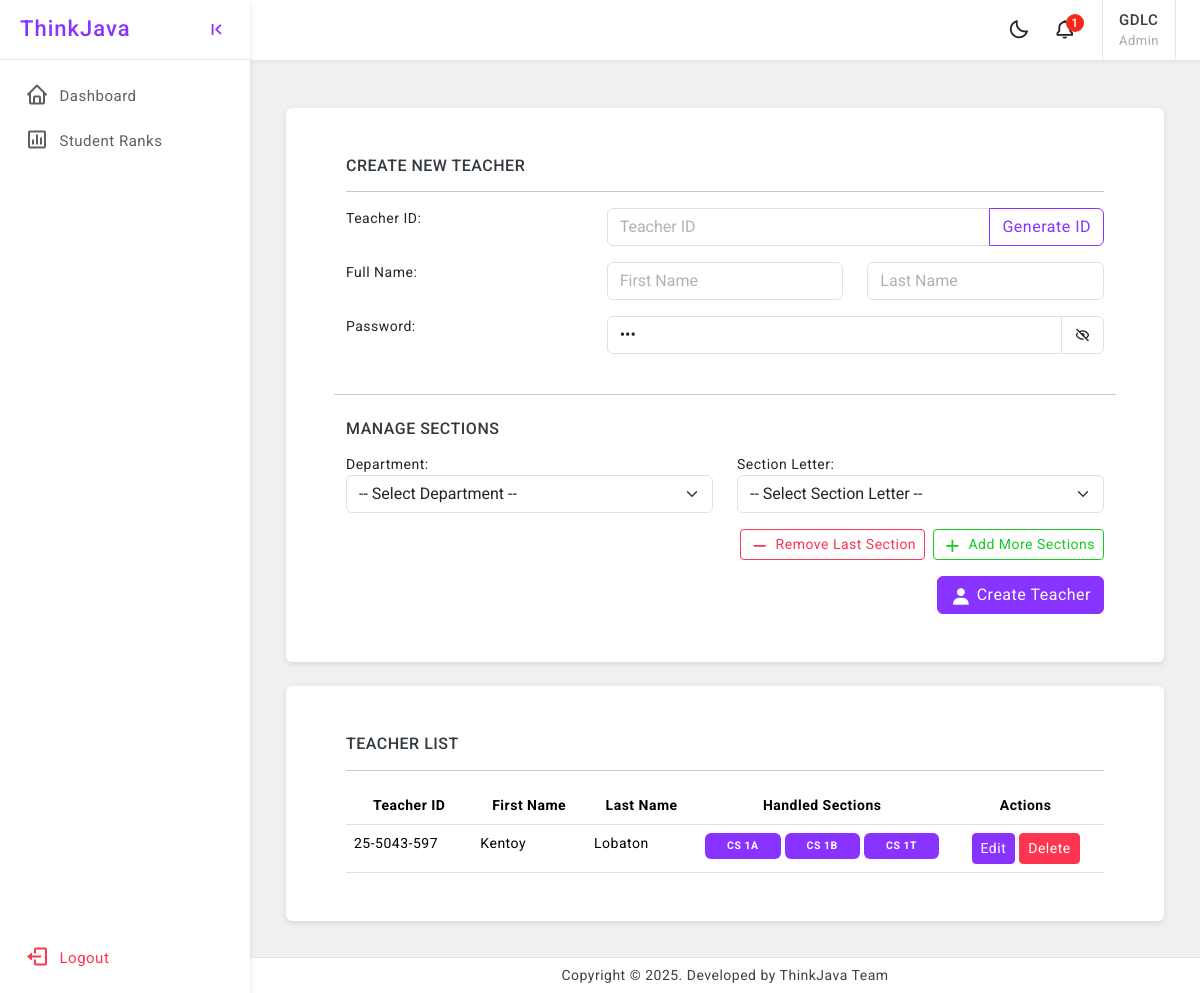
The app's page /create-teacher/ (signed in), older data.
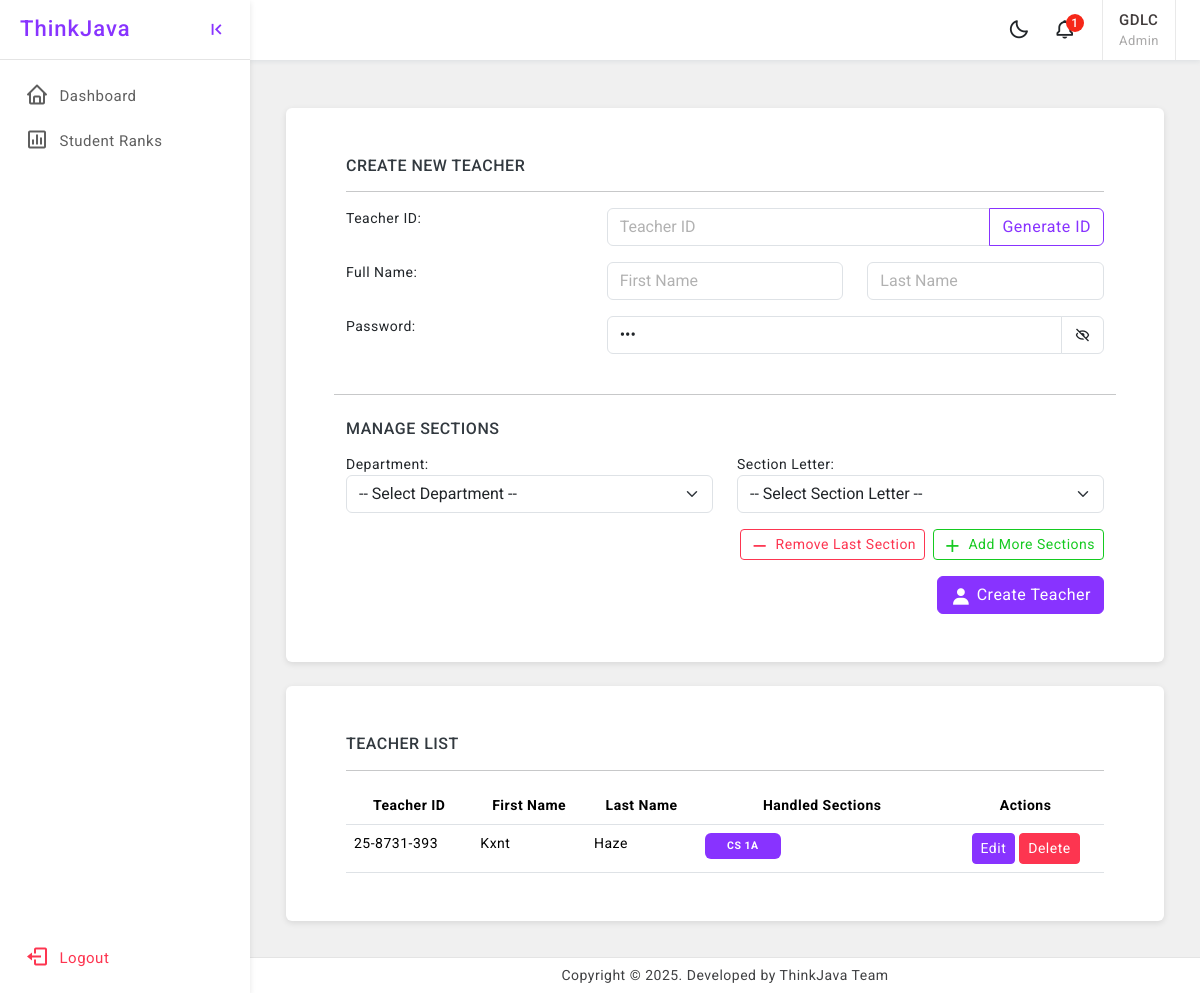
The same page, newer data.
### StudentManagementSystem/models/teachers.py (models this page shows, shortened)
class Teacher(models.Model):
    teacher_id = models.CharField(max_length=50, unique=True)
    first_name = models.CharField(max_length=150)
    last_name = models.CharField(max_length=150)
    date_of_birth = models.DateField(null=True, blank=True)
    password = models.CharField(max_length=128)  # store hashed passwords ideally
    role = models.CharField(
        max_length=20,
        choices=Role.choices,
        default=Role.TEACHER  # Default to 'Teacher' role
    )

### StudentManagementSystem/views/admin/manage_teachers.py (the view, shortened to what this page needs)
def create_teacher(request):
    admin_id = request.session.get('user_id')
    if not admin_id:
        return redirect('unified_login')
    context = get_teacher_context(admin_id)
    return render(request, 'admin/teacher_form.html', context)

### StudentManagementSystem/models/section.py (called while the page is built)
    def __str__(self):
        return f"{self.department.name} {self.year_level.year}{self.letter}"  # e.g., "CS 1A"

### StudentManagementSystem/views/admin/manage_teachers.py (called while the page is built)
def get_teacher_context(admin_id, message_container_id='create_message'):
    admin = SimpleAdmin.objects.get(id=admin_id)
    departments = Department.objects.all()
    teachers = Teacher.objects.all()
    teachers_with_sections = []
    for teacher in teachers:
        handled_sections = teacher.handled_sections.all()
        section_names = [str(handled_section.section) for handled_section in handled_sections]
        teachers_with_sections.append({
            'teacher': teacher,
            'section_names': section_names
        })
    context = {
        'departments': departments,
        'username': admin.username,
        'role': Role.ADMIN,
        'teachers_with_sections': teachers_with_sections,
        'message_container_id': message_container_id,
    }
    return context

### StudentManagementSystem/templates/admin/teacher_form.html (shortened to what the changed rows need)
{% extends 'base.html' %}
{% load static %}
{% block content %}
    <div class="page-wrapper">
    <div class="row p-5">
        {% include 'admin/teacher_list.html' %}
    </div>
{% endblock %}

### StudentManagementSystem/templates/admin/teacher_list.html (shortened to what this page needs)
<div class="card" id="teacher_table">
    <div class="card-body p-5">
        <h6 class="mb-0 text-uppercase">Teacher List</h6>
        <hr>
        <table class="table mb-0 table-hover">
            <thead>
            <tr class="text-center">
                <th scope="col">Teacher ID</th>
                <th scope="col">First Name</th>
                <th scope="col">Last Name</th>
                <th scope="col">Handled Sections</th>
                <th scope="col">Actions</th>
            </tr>
            </thead>
            <tbody>
            {% for item in teachers_with_sections %}
                <tr>
                    <td>{{ item.teacher.teacher_id }}</td>
                    <td>{{ item.teacher.first_name }}</td>
                    <td>{{ item.teacher.last_name }}</td>
                    <td style="width: 250px">
                        <div class="row row-cols-3 g-1">
                            {% for section_name in item.section_names %}
                                <div class="col">
                                    <span class="badge bg-primary px-3 py-2 text-center w-100">{{ section_name }}</span>
                                </div>
                            {% empty %}
                                <span class="text-muted">No section(s) assigned.</span>
                            {% endfor %}
                        </div>
                    </td>
                    <td class="text-center">
                        <button type="button" class="btn btn-primary btn-sm"
                                onclick="openEditModal({{ item.teacher.id }})">
                            Edit
                        </button>
                        <button type="button" class="btn btn-danger btn-sm"
                                onclick="deleteTeacher({{ item.teacher.id }})">
                            Delete
                        </button>
                    </td>
                </tr>
            {% empty %}
                <tr>
                    <td colspan="5" class="text-center font-22">No teachers found.</td>
                </tr>
            {% endfor %}
            </tbody>
        </table>
    </div>
</div>

Row changes from the older to the newer data that the page shows:
removed Teacher: teacher.teacher_id "25-5043-597", teacher.first_name "Kentoy", teacher.last_name "Lobaton", section_names "CS 1A" "CS 1B" "CS 1T"
added Teacher: teacher.teacher_id "25-8731-393", teacher.first_name "Kxnt", teacher.last_name "Haze", section_names "CS 1A"
